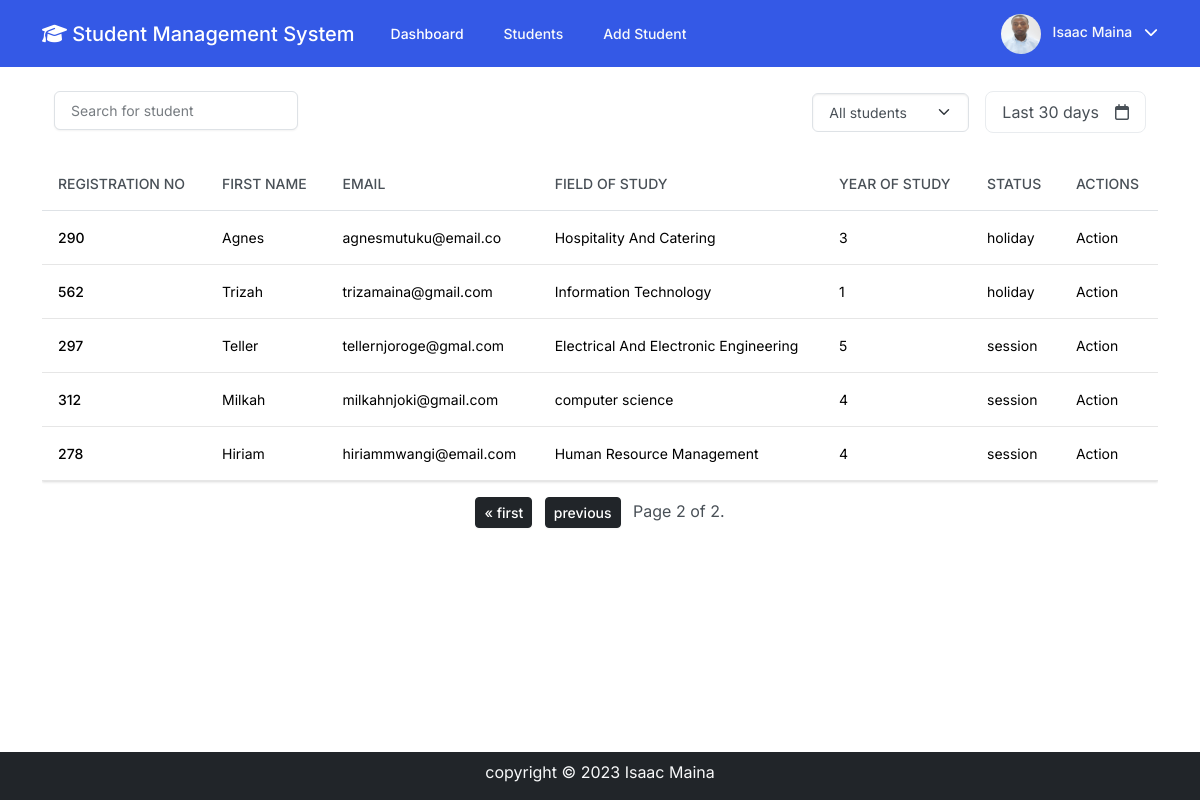
Screenshot of /students/?page=2 with the database file from the repository.
### students/models.py (models this page shows, shortened)
class Student(models.Model):
    registration_no = models.PositiveIntegerField(unique=True)
    first_name = models.CharField(max_length=70)
    last_name = models.CharField(max_length=70)
    email = models.EmailField(max_length=100, unique=True)
    gender = models.CharField(max_length=25, choices=GENDER_CHOICES)
    age = models.PositiveIntegerField()
    field_of_study = models.CharField(max_length=200)
    year_of_study = models.IntegerField()
    status = models.CharField(max_length=30, choices=SESSION_STATUS)

### students/views.py (the view)
# urls.py: path('students/', views.students_list, name='students_list'),
def students_list(request):
    students = Student.objects.all()
    paginator = Paginator(students, 8)
    page_number = request.GET.get("page")
    page_obj = paginator.get_page(page_number)
    context = {'students': students, "page_obj": page_obj}
    return render(request, 'students/students.html', context)

### students/templates/students/students.html (shortened to what this page needs)
{% extends 'students/base.html' %}
{% block content %}
<div class="">
    {% include 'students/search_filter.html' %}
    <div class="table-responsive ">
        <table class="table table-hover">
            <thead>
                <tr>
                    <th scope="col">Registration no</th>
                    <th scope="col">First name</th>
                    <th scope="col">Email</th>
                    <th scope="col">Field of study</th>
                    <th scope="col">year of study</th>
                    <th scope="col">Status</th>
                    <th scope="col">Actions</th>
                </tr>
            </thead>
            <tbody class="">
                {% for student in page_obj %}
                <tr class="table-secondary">
                    <th scope="row">{{ student.registration_no}}</th>
                    <td>{{student.first_name}}</td>
                    <td>{{ student.email}}</td>
                    <td>{{ student.field_of_study}}</td>
                    <td>{{student.year_of_study}}</td>
                    <td>{{student.status}}</td>
                    <td>Action</td>
                </tr>
                {% empty %}
                <p>There are no students added yet <a href="#">Add student</a></p>
                {% endfor %}
            </tbody>
        </table>
    </div>
    <div class="text-center">
        <span>
            {% if page_obj.has_previous %}
            <a type="button" class="btn btn-dark btn-sm me-2" href="?page=1">&laquo; first</a>
            <a type="button" class="btn btn-dark btn-sm me-2"
                href="?page={{ page_obj.previous_page_number }}">previous</a>
            {% endif %}
            <span>
                Page {{ page_obj.number }} of {{ page_obj.paginator.num_pages }}.
            </span>
        </span>
    </div>
</div>
{% endblock %}

### rows the page displays
Student: registration_no "290", first_name "Agnes", email "agnesmutuku@email.co", field_of_study "Hospitality And Catering", year_of_study "3", status "holiday"
Student: registration_no "562", first_name "Trizah", email "trizamaina@gmail.com", field_of_study "Information Technology", year_of_study "1", status "holiday"
Student: registration_no "297", first_name "Teller", email "tellernjoroge@gmal.com", field_of_study "Electrical And Electronic Engineering", year_of_study "5", status "session"
Student: registration_no "312", first_name "Milkah", email "milkahnjoki@gmail.com", field_of_study "computer science", year_of_study "4", status "session"
Student: registration_no "278", first_name "Hiriam", email "hiriammwangi@email.com", field_of_study "Human Resource Management", year_of_study "4", status "session"

### other values shown
{{ page_obj.number }} "2"
{{ page_obj.paginator.num_pages }} "2"
